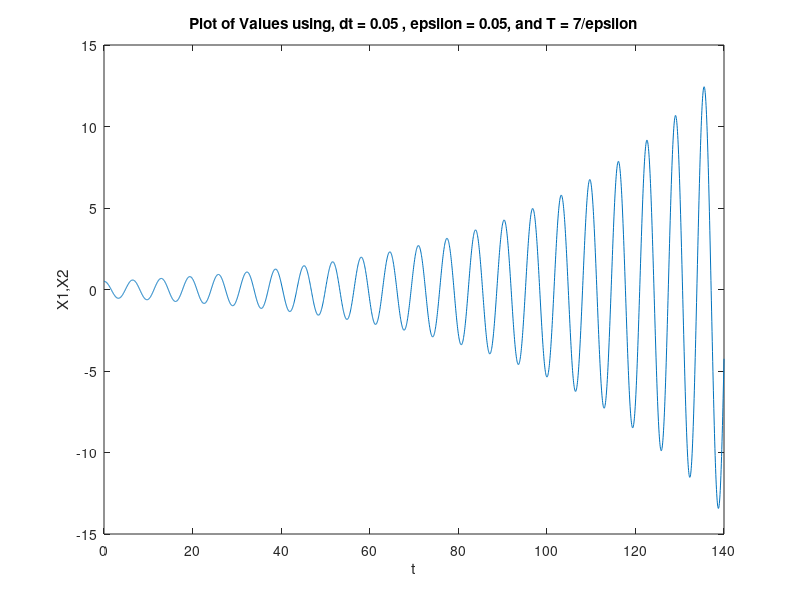

Here is the MATLAB script that generated this plot:
X(1) = 1;
Y(1) = 0;
P(1)= 0;
Q(1) = 0;
dt = 0.05;
i = 2;
epsi = 0.05;
T = 7/epsi;
for n = dt:dt:T,
    X(i) = X(i-1) + P(i-1)*dt;
    Y(i) = Y(i-1) + Q(i-1)*dt;
    P(i) = P(i-1) + (-X(i-1) + epsi*Y(i-1))*dt;
    Q(i) = Q(i-1) + (epsi*X(i-1) - Y(i-1))*dt;
    i=i+1;
end
N=0:dt:T;
plot(N,(X+Y)/2);
hold on
%%plot(N,Y);
xlabel('t');
ylabel('X1,X2');
title('Plot of Values using, dt = 0.05 , epsilon = 0.05, and T = 7/epsilon'); 
    

